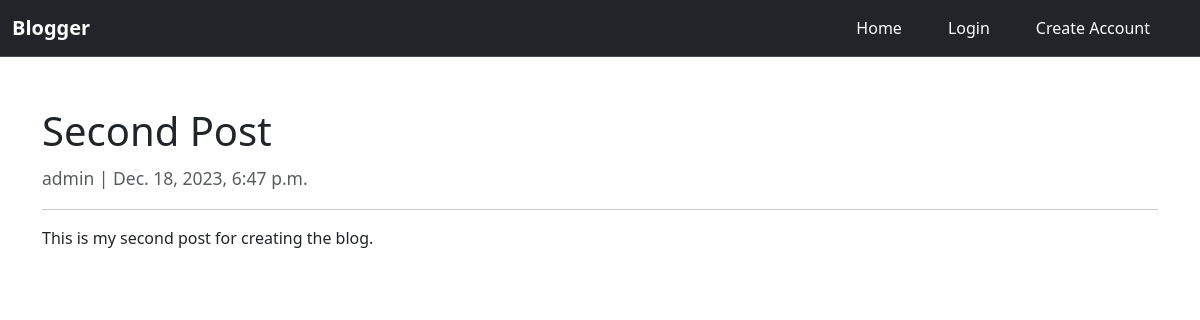
/view_post/2, run on the app's committed database.
### blog/models.py (models this page shows, shortened)
class Post(models.Model):
    title = models.CharField(max_length=255)
    creator = models.ForeignKey(User, on_delete=models.CASCADE)
    content = models.TextField()
    created_at = models.DateTimeField(auto_now_add=True)

### blog/views.py (the view)
# urls.py: path('view_post/<int:pk>', views.view_post, name='view_post'),
def view_post(request, pk):
    current_post = Post.objects.get(pk=pk)
    return render(request, 'blog/view_post.html', {'post': current_post})

### templates/blog/view_post.html (shortened to what this page needs)
{% extends 'base.html' %}
{% block content %}
<div class="view-post-header">
    <span class="fs-5 fw-medium">
        <h1>{{ post.title }}</h1>
        <small class="text-body-secondary">{{ post.creator }} | {{ post.created_at }}</small>
    </span>
</div>
<hr>
<p>{{ post.content }}</p>
{% endblock %}

### static/blog/css/styles.css (style rules this page uses)
.view-post-header { margin: 50px 0 10px; display: flex; justify-content: space-between; align-items: center; }

### data on the page
Post: title "Second Post", creator "admin", created_at "Dec. 18, 2023, 6:47 p.m.", content "This is my second post for creating the blog."
